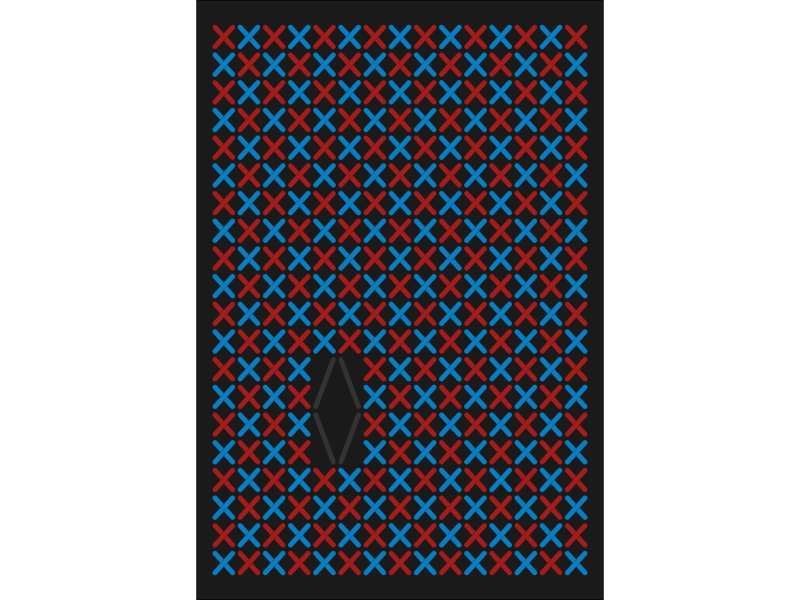
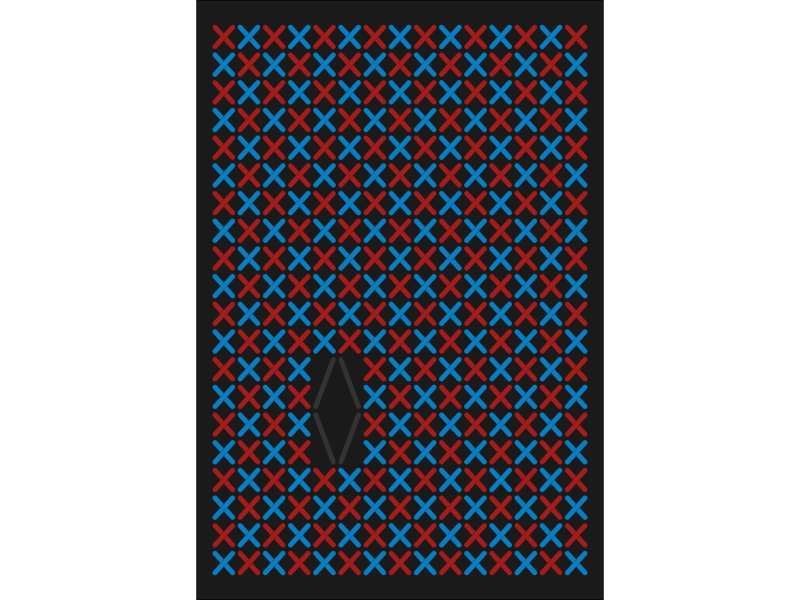

Generate these figures, in order, with R:
#-------------------------------------------------------------------------------
# cross-stitch.r
#-------------------------------------------------------------------------------
#' create a cross stitch chart
#' requires a pattern with the following:
#' - row
#' - column
#' - width x (default 1)
#' - width y (default 1)
#' - colour
#' - direction (/ < or X (default))
#' will need to play with the chart parameters to adjust for the number of
#' stitches, so the corners can be seen
#' other ideas
#' - border size
#' - coord_fixed ratio 1.1
#' - calculate save ratio
#-------------------------------------------------------------------------------

library(tidyverse)

#---- chart parameters ----

padding <- 0.3

line_width <- 1.5

background_colour <- "grey10"

height_inches <- 6

coord_fixed_ratio <- 1.1

expand_mult <- 0.05

#---- create the pattern ----

base <- crossing(col = 1:15, row = 1:20) |>
  mutate(
    width = 1,
    height = 1,
    colour = if_else((col + row) %% 2 == 0, "#a01e1e", "#0c7dbe"),
    type = "X"
  ) |>
  filter(
    !(col %in% 5:6 & row %in% 13:16)
  ) |>
  add_row(
    col = 5, row = 13, width = 1, height = 2,
    colour = "grey20", type = "<"
  ) |>
  add_row(
    col = 6, row = 13, width = 1, height = 2,
    colour = "grey20", type = "/"
  ) |>
  add_row(
    col = 5, row = 15, width = 1, height = 2,
    colour = "grey20", type = "/"
  ) |>
  add_row(
    col = 6, row = 15, width = 1, height = 2,
    colour = "grey20", type = "<"
  )

#---- split out the / direction stitches and set start and end points ----

base_slash <- base |>
  filter(type %in% c("X", "/")) |>
  mutate(
    border_col = colorspace::darken(colour, 0.3),
    x = (col + width / 2) - (width - padding) / 2,
    xend = (col + width / 2) + (width - padding) / 2,
    y = (row + height / 2) - (height - padding) / 2,
    yend = (row + height / 2) + (height - padding) / 2
  )

#---- split out the \ (<) direction stitches and set start and end points ----

base_backslash <- base |>
  filter(type %in% c("X", "<")) |>
  mutate(
    border_col = colorspace::darken(colour, 0.3),
    x = (col + width / 2) - (width - padding) / 2,
    xend = (col + width / 2) + (width - padding) / 2,
    y = (row + height / 2) + (height - padding) / 2,
    yend = (row + height / 2) - (height - padding) / 2
  )

#---- create the chart ----

ggplot() +
  geom_segment(
    data = base_slash,
    aes(
      x = x, xend = xend, y = y, yend = yend,
      colour = border_col
    ),
    linewidth = line_width * 1.2,
    lineend = "round"
  ) +
  geom_segment(
    data = base_slash,
    aes(
      x = x, xend = xend, y = y, yend = yend,
      colour = colour
    ),
    linewidth = line_width,
    lineend = "round"
  ) +
  geom_segment(
    data = base_backslash,
    aes(
      x = x, xend = xend, y = y, yend = yend,
      colour = border_col
    ),
    linewidth = line_width * 1.2,
    lineend = "round"
  ) +
  geom_segment(
    data = base_backslash,
    aes(
      x = x, xend = xend, y = y, yend = yend,
      colour = colour
    ),
    linewidth = line_width,
    lineend = "round"
  ) +
  scale_x_continuous(expand = expansion(mult = c(expand_mult, expand_mult))) +
  scale_y_reverse(expand = expansion(mult = c(expand_mult, expand_mult))) +
  scale_colour_identity() +
  coord_fixed(ratio = 1.1) +
  theme_void() +
  theme(
    panel.background = element_rect(fill = background_colour)
  )

#---- save ----

width <- max(base$col)

height <- max(base$row)

ratio <- (height * (coord_fixed_ratio + expand_mult + expand_mult)) /
  ((width * (1 + expand_mult + expand_mult)))

ggsave(
  "outputs/cross-stitch.png",
  height = height_inches,
  width = height_inches / ratio,
  dpi = 300
)

#-------------------------------------------------------------------------------
